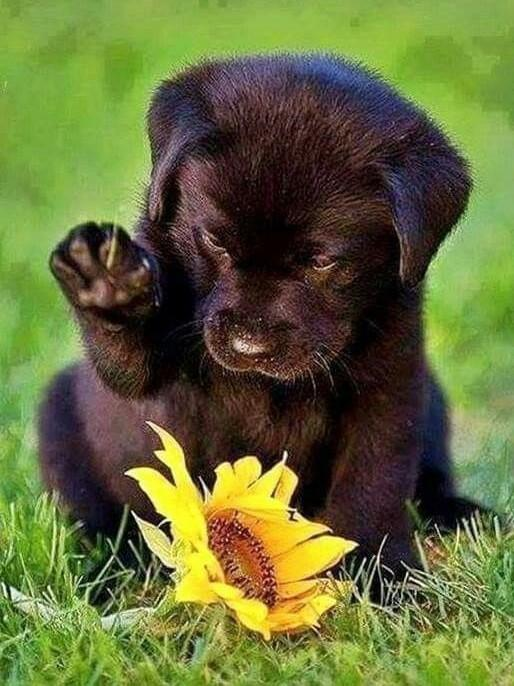
#> input picture photos/dog.jpg, 514 x 686 px
$ python gradients.py
#> lines starting #> are read from the running program, lines starting #| are printed output that depends on the picture; after the words box and inside, x2 and y2 are one past the last pixel; in counts of white or black regions, pixels touching at a corner belong together
import cv2 as cv
import numpy as np

dog=cv.imread("./photos/dog.jpg")
#> dog is the input picture: shape (686, 514, 3); mean B, G, R 57.1, 108.6, 100.6
gray=cv.cvtColor(dog,cv.COLOR_BGR2GRAY)
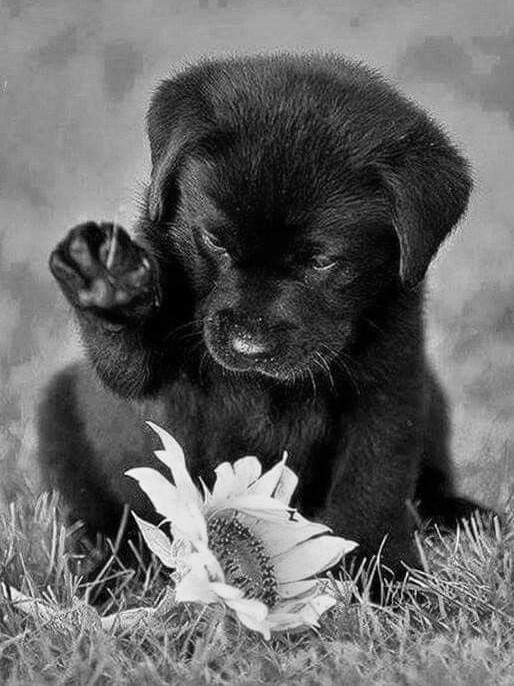
#> gray: shape (686, 514); min 0, max 254, mean 100.3
cv.imshow("Gray",gray)

#LAPLACIAN
laplacian=cv.Laplacian(gray,cv.CV_64F)
laplacian=np.uint8(np.absolute(laplacian))
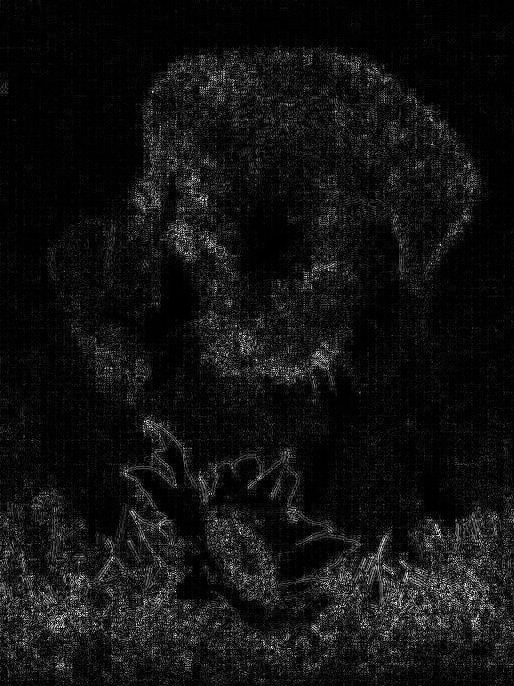
#> laplacian: shape (686, 514); min 0, max 255, mean 18.4
cv.imshow("Laplacian",laplacian)

#SOBEL
sobelx=cv.Sobel(gray,cv.CV_64F,1,0)
sobely=cv.Sobel(gray,cv.CV_64F,0,1)
combinexy=cv.bitwise_or(sobelx,sobely)
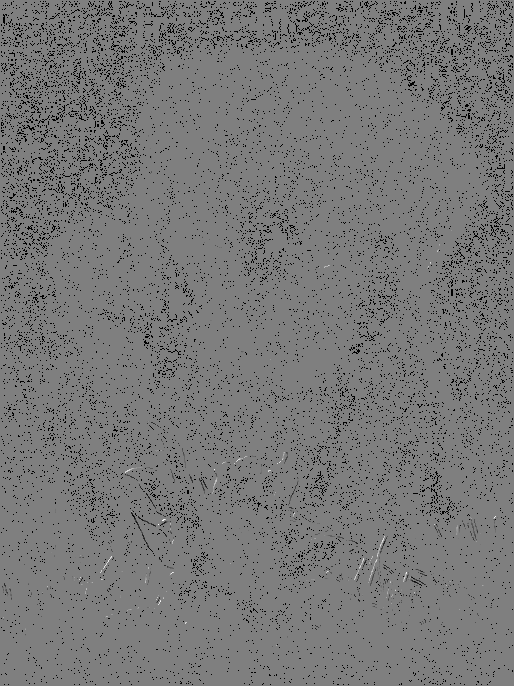
#> combinexy: shape (686, 514) float64; 5.75% of the values are NaN or infinite; the others: min -130944, max 130944, mean -223.4; drawn with min black, max white, NaN and infinite black
cv.imshow("SOBEL X",sobelx)
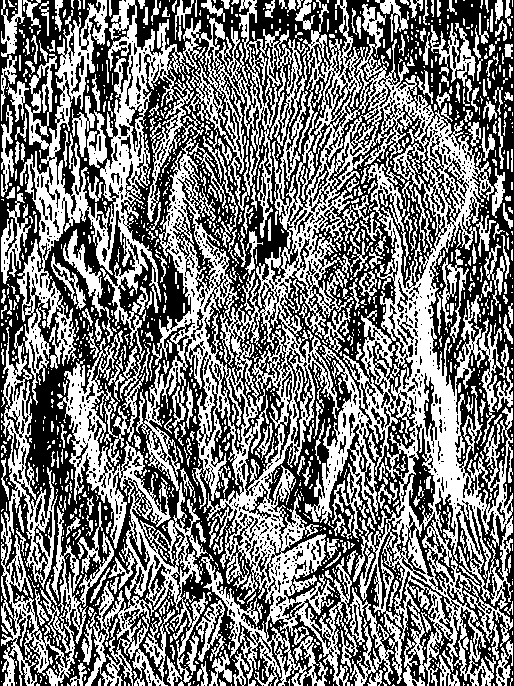
#> window 'SOBEL X': shape (686, 514); 47.7% white; 1491 white regions (1124 under 20 px), largest, box (x1, y1, x2, y2) and area: (136, 0, 513, 686) 79380, (17, 0, 191, 454) 18644, (57, 330, 208, 686) 12672
cv.imshow("SOBEL Y",sobely)
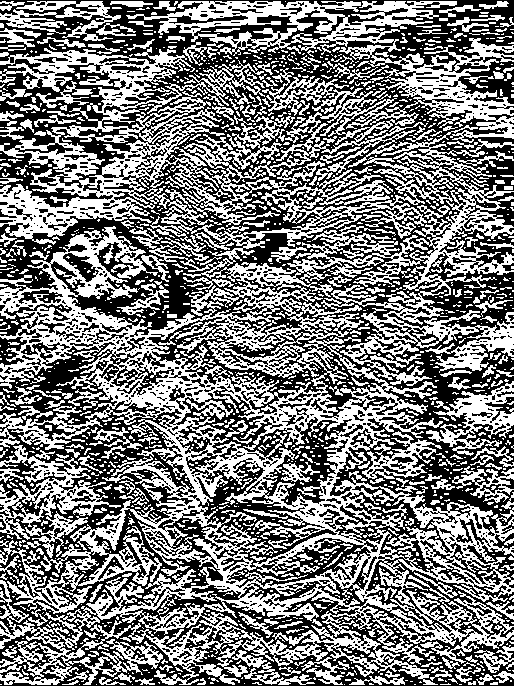
#> window 'SOBEL Y': shape (686, 514); 48% white; 1475 white regions (1143 under 20 px), largest, box (x1, y1, x2, y2) and area: (0, 1, 514, 685) 129497, (0, 445, 121, 540) 3192, (426, 381, 514, 456) 2376
cv.imshow("SOBEL Combined",combinexy)
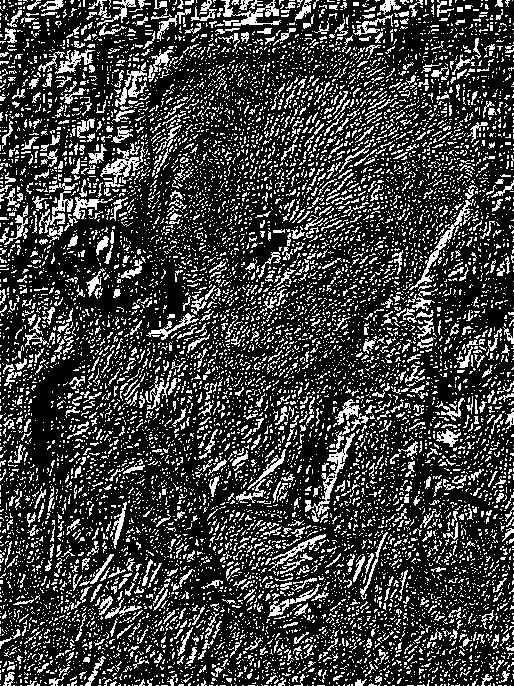
#> window 'SOBEL Combined': shape (686, 514); 24.3% white in thin lines or dots

#CANNY
canny=cv.Canny(gray,125,200)
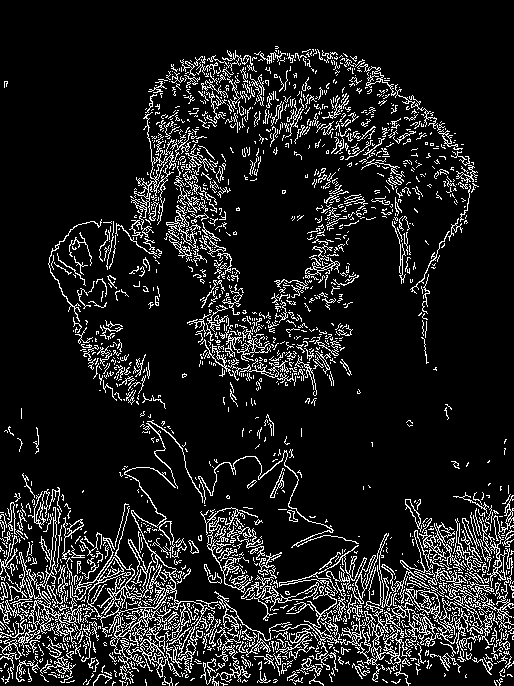
#> canny: shape (686, 514); 11.8% white in thin lines or dots
cv.imshow("Canny",canny)

cv.waitKey(0)

$ run again, with photos/balls.jpg copied over photos/dog.jpg
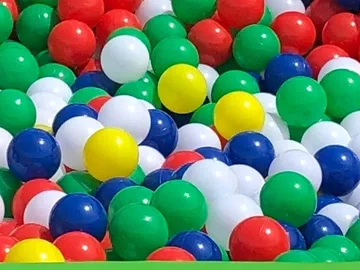
#> input picture photos/balls.jpg, 360 x 270 px
#> dog is the input picture: shape (270, 360, 3); mean B, G, R 106.2, 131.9, 107
#> `canny=cv.Canny(gray,125,200)`:
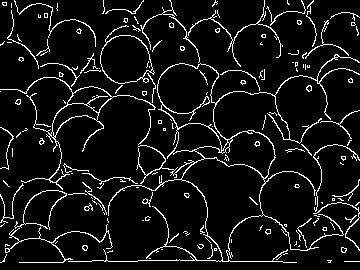
#> canny: shape (270, 360); 7.8% white in thin lines or dots
